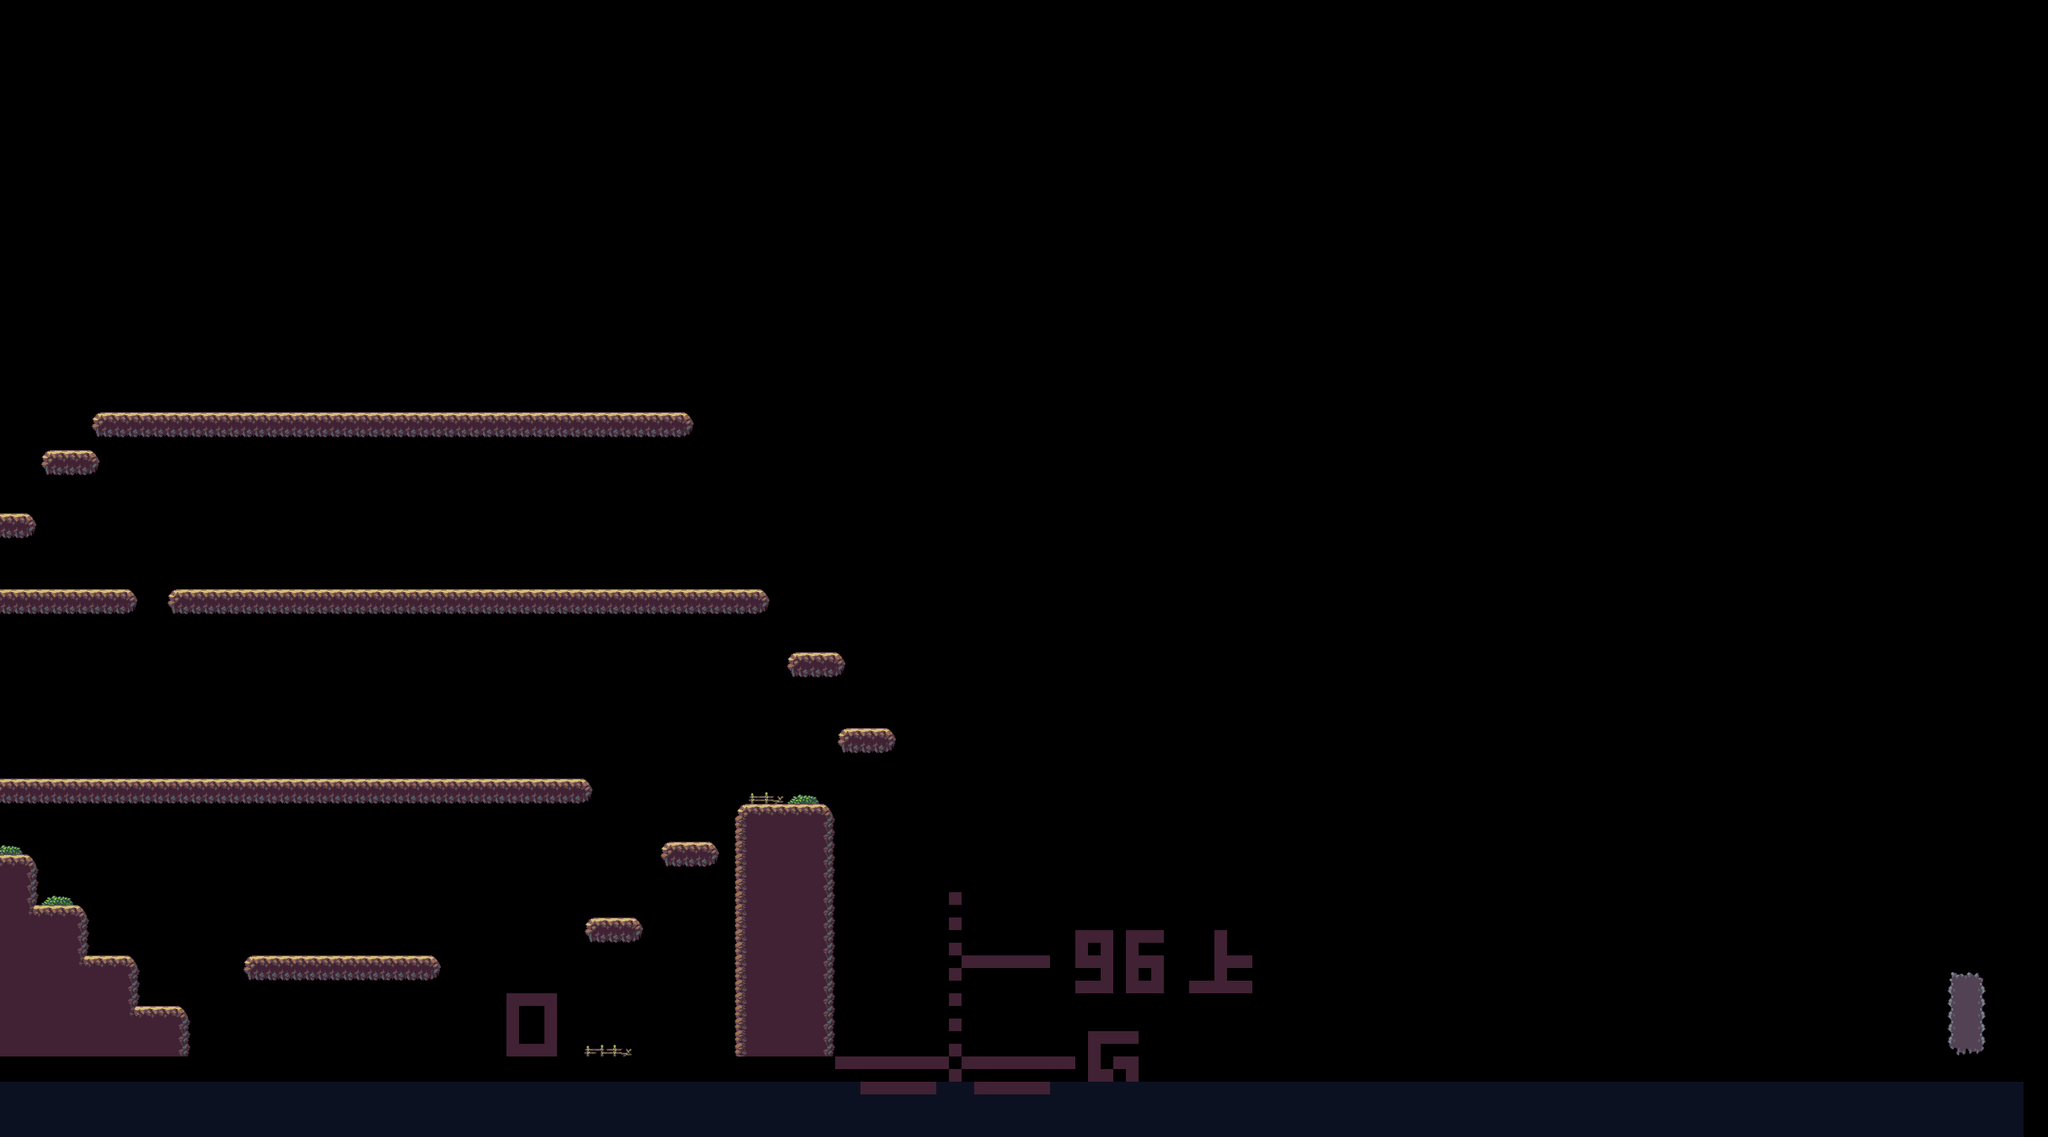

The image is a tile-based game level rendered from a .tmx file. Its description and source (layers, tilesets, objects; grid data summarised) follow:
An orthogonal 162x90 tile map with 16x16 px tiles, 1 tile layer (タイル・レイヤー 1).

<map version="1.2" tiledversion="1.3.4" orientation="orthogonal" renderorder="right-down" width="162" height="90" tilewidth="16" tileheight="16" infinite="0" nextlayerid="2" nextobjectid="1">
 <editorsettings>
  <export target="map1.csv" format="csv" />
 </editorsettings>
 <tileset firstgid="1" name="Tileset" tilewidth="16" tileheight="16" tilecount="60" columns="10">
  <image source="画像保存/FreePlatformerNa/Foreground/Tileset.png" width="160" height="96" />
 </tileset>
 <layer id="1" name="タイル・レイヤー 1" width="162" height="90" offsetx="-31.6667" offsety="26">
  <data>[14580 cells, 1844 non-empty, 27 distinct tile ids]</data>
 </layer>
</map>
